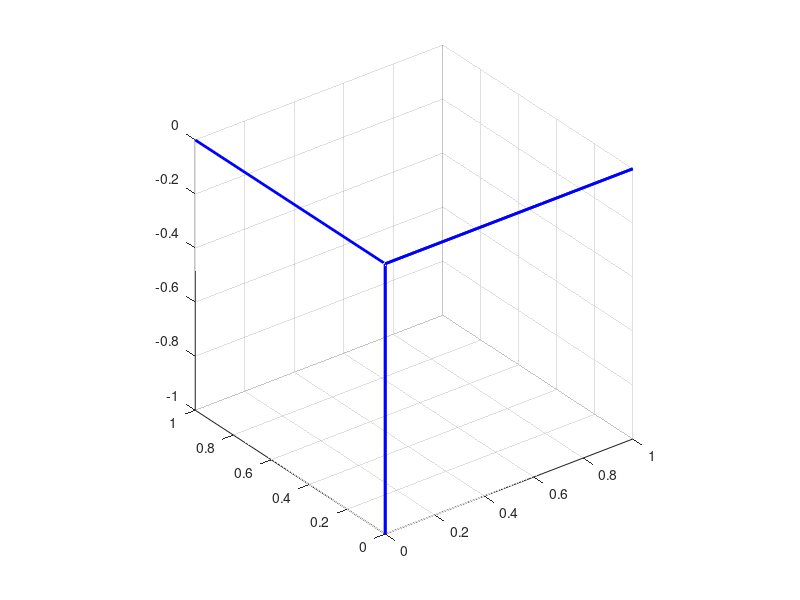

MATLAB code for this plot: (Note: this script raises an error after producing the figure.)
close all;
addpath(genpath(cd))
clc;
load cam.mat

scale=1;
BASE = scale*([0 1 0 0 0 0;
               0 0 0 1 0 0;
               0 0 0 0 0 1]);
figure('units','normalized','outerposition',[0 0 1 1])
plot3(BASE(1,:),BASE(3,:),-BASE(2,:),'b-','linewidth',2);
hold on;
axis equal;
rotate3d on;
grid on;

for i=1:8
M=cam{i,2};
R=M(:,1:3);T=M(:,4);

% ShowCam(R,T,scale,'y-');
Hd = [M;0,0,0,1];
f_3Dcamera(Hd,'r',0.1);  % here!!!
f_3Dframe(Hd,'r',0.5,['_{cam}',num2str(i)])

Zc= [0,0,4]';
Zc1 = R*Zc+T;
Oc = [0,0,0]';
Oc1 = R*Oc+T;
plot3([Oc1(1),Zc1(1)],[Oc1(2),Zc1(2)],[Oc1(3),Zc1(3)],'--g')
text(Zc1(1),Zc1(2),Zc1(3),strcat('cam',['_{',num2str(i),'}']) );

end

%%
Hd = [eye(3),[1;0;-0.2];0,0,0,1];
f_3Dcamera(Hd,'g',0.04)




